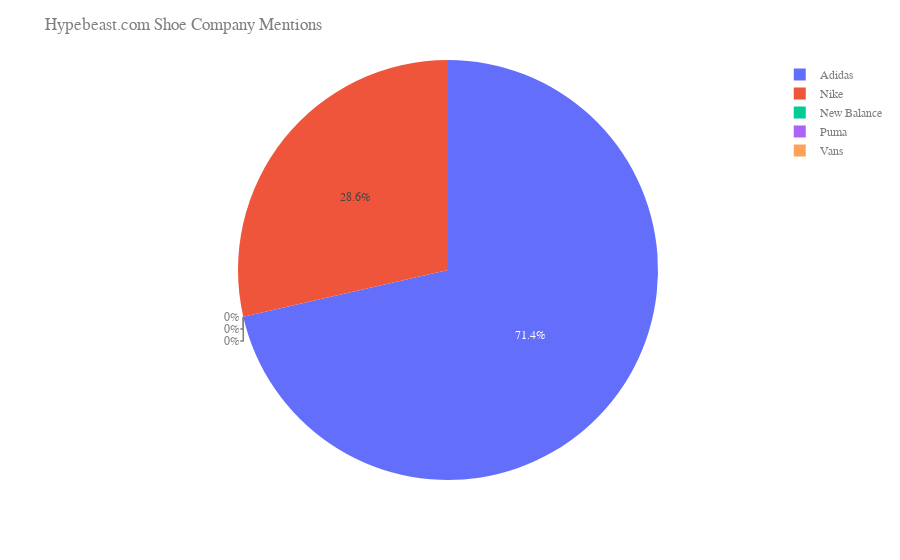

The notebook cell saved with this chart:
### Markdown cell above
Display the percentage breakdown for hypebeast.com

### Code cell
#pf.pie_chart(hypebeast_df,'shoe_company', 'count', 'Hypebeast.com')


df = px.data.tips()
fig = px.pie(hypebeast_df, values='count', names='shoe_company')
fig.update_layout(
    title="Hypebeast.com Shoe Company Mentions ",
    font=dict(
        family="Helvetica",
        size=12,
        color="#7f7f7f"
    )
)
fig.show()
print("\n End of Phase 2 ...\n")

### Figure 1 — Plotly figure (JSON) as saved in the notebook; plotly's stock layout.template omitted (floating-point values rounded to 4 significant figures)
{"data": [{"domain": {"x": [0, 1], "y": [0, 1]}, "hovertemplate": "shoe_company=%{label}<br>count=%{value}<extra></extra>", "labels": ["Nike", "Nike", "Nike", "Adidas", "Adidas", "Adidas", "Adidas", "Adidas", "New Balance", "New Balance", "Puma", "Puma", "Vans", "Vans"], "legendgroup": "", "name": "", "showlegend": true, "type": "pie", "values": [2, 0, 0, 0, 2, 0, 1, 2, 0, 0, 0, 0, 0, 0]}], "layout": {"font": {"color": "#7f7f7f", "family": "Helvetica", "size": 12}, "legend": {"tracegroupgap": 0}, "margin": {"t": 60}, "title": {"text": "Hypebeast.com Shoe Company Mentions "}}}
